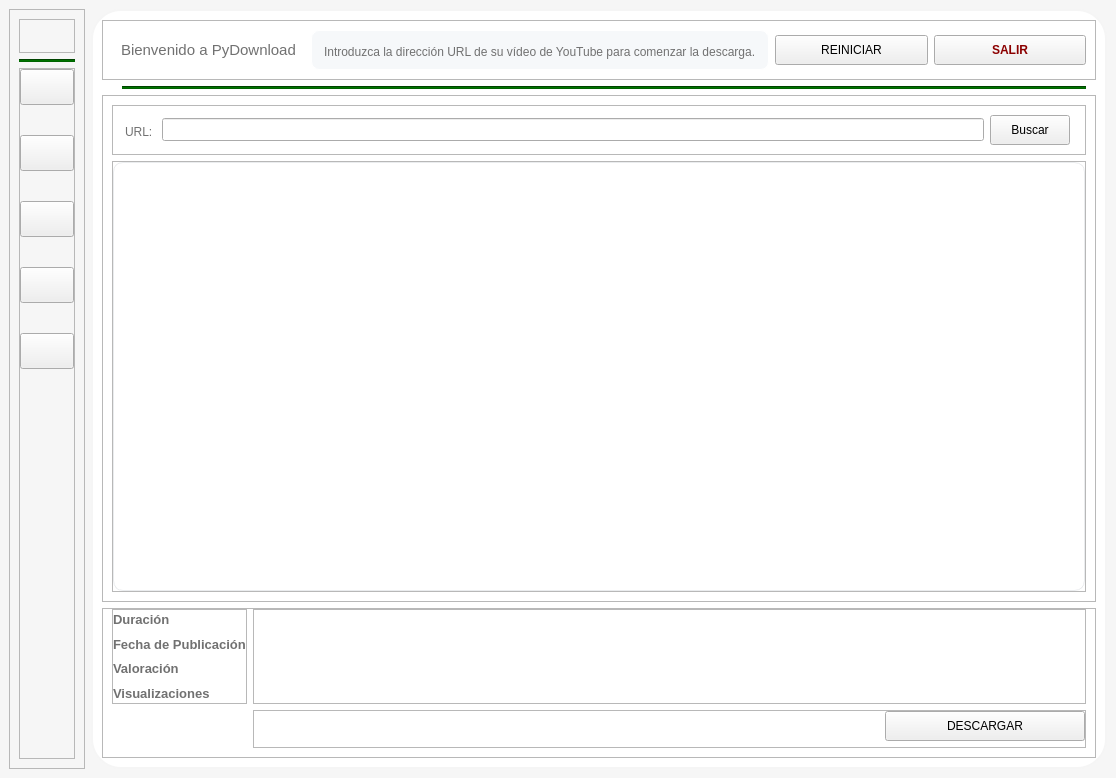
<?xml version="1.0" encoding="UTF-8"?>
<ui version="4.0">
 <class>MainWindow</class>
 <widget class="QMainWindow" name="MainWindow">
  <property name="geometry">
   <rect>
    <x>0</x>
    <y>0</y>
    <width>1116</width>
    <height>778</height>
   </rect>
  </property>
  <property name="font">
   <font/>
  </property>
  <property name="windowTitle">
   <string>PyDownload</string>
  </property>
  <widget class="QWidget" name="centralwidget">
   <property name="styleSheet">
    <string notr="true">QWidget#centralwidget{
	background:  #F6F6F6;
}</string>
   </property>
   <layout class="QGridLayout" name="gridLayout">
    <item row="0" column="0" rowspan="3">
     <widget class="QFrame" name="sidebar_frame">
      <property name="maximumSize">
       <size>
        <width>92</width>
        <height>16777215</height>
       </size>
      </property>
      <property name="frameShape">
       <enum>QFrame::StyledPanel</enum>
      </property>
      <property name="frameShadow">
       <enum>QFrame::Raised</enum>
      </property>
      <layout class="QVBoxLayout" name="verticalLayout">
       <item>
        <widget class="QFrame" name="sidebar_logo_frame">
         <property name="maximumSize">
          <size>
           <width>16777215</width>
           <height>64</height>
          </size>
         </property>
         <property name="frameShape">
          <enum>QFrame::StyledPanel</enum>
         </property>
         <property name="frameShadow">
          <enum>QFrame::Raised</enum>
         </property>
         <layout class="QVBoxLayout" name="verticalLayout_2">
          <item>
           <widget class="QLabel" name="logo">
            <property name="text">
             <string/>
            </property>
            <property name="pixmap">
             <pixmap resource="../images.qrc">:/res/images/download.png</pixmap>
            </property>
            <property name="scaledContents">
             <bool>true</bool>
            </property>
           </widget>
          </item>
         </layout>
        </widget>
       </item>
       <item>
        <widget class="Line" name="sidebar_line">
         <property name="styleSheet">
          <string notr="true">background: darkgreen;</string>
         </property>
         <property name="orientation">
          <enum>Qt::Horizontal</enum>
         </property>
        </widget>
       </item>
       <item>
        <widget class="QFrame" name="sidebar_buttons_frame">
         <property name="frameShape">
          <enum>QFrame::StyledPanel</enum>
         </property>
         <property name="frameShadow">
          <enum>QFrame::Raised</enum>
         </property>
         <layout class="QVBoxLayout" name="verticalLayout_7">
          <property name="spacing">
           <number>30</number>
          </property>
          <property name="leftMargin">
           <number>0</number>
          </property>
          <property name="topMargin">
           <number>0</number>
          </property>
          <property name="rightMargin">
           <number>0</number>
          </property>
          <property name="bottomMargin">
           <number>0</number>
          </property>
          <item>
           <widget class="QPushButton" name="home_button">
            <property name="toolTip">
             <string>Inicio</string>
            </property>
            <property name="styleSheet">
             <string notr="true">padding: 10px;</string>
            </property>
            <property name="text">
             <string/>
            </property>
            <property name="icon">
             <iconset resource="../images.qrc">
              <normaloff>:/res/images/home.png</normaloff>:/res/images/home.png</iconset>
            </property>
            <property name="iconSize">
             <size>
              <width>32</width>
              <height>32</height>
             </size>
            </property>
           </widget>
          </item>
          <item>
           <widget class="QPushButton" name="download_manager_button">
            <property name="toolTip">
             <string>Descargas en curso</string>
            </property>
            <property name="styleSheet">
             <string notr="true">padding: 10px;</string>
            </property>
            <property name="text">
             <string/>
            </property>
            <property name="icon">
             <iconset resource="../images.qrc">
              <normaloff>:/res/images/manager.png</normaloff>:/res/images/manager.png</iconset>
            </property>
            <property name="iconSize">
             <size>
              <width>32</width>
              <height>32</height>
             </size>
            </property>
           </widget>
          </item>
          <item>
           <widget class="QPushButton" name="download_history_button">
            <property name="toolTip">
             <string>Historial de descargas</string>
            </property>
            <property name="styleSheet">
             <string notr="true">padding: 10px;</string>
            </property>
            <property name="text">
             <string/>
            </property>
            <property name="icon">
             <iconset resource="../images.qrc">
              <normaloff>:/res/images/history.png</normaloff>:/res/images/history.png</iconset>
            </property>
            <property name="iconSize">
             <size>
              <width>32</width>
              <height>32</height>
             </size>
            </property>
           </widget>
          </item>
          <item>
           <widget class="QPushButton" name="settings_button">
            <property name="toolTip">
             <string>Configuración</string>
            </property>
            <property name="styleSheet">
             <string notr="true">padding: 10px;</string>
            </property>
            <property name="text">
             <string/>
            </property>
            <property name="icon">
             <iconset resource="../images.qrc">
              <normaloff>:/res/images/setting.png</normaloff>:/res/images/setting.png</iconset>
            </property>
            <property name="iconSize">
             <size>
              <width>32</width>
              <height>32</height>
             </size>
            </property>
           </widget>
          </item>
          <item>
           <widget class="QPushButton" name="about_button">
            <property name="toolTip">
             <string>Acerca de la app</string>
            </property>
            <property name="styleSheet">
             <string notr="true">padding: 10px;</string>
            </property>
            <property name="text">
             <string/>
            </property>
            <property name="icon">
             <iconset resource="../images.qrc">
              <normaloff>:/res/images/about.png</normaloff>:/res/images/about.png</iconset>
            </property>
            <property name="iconSize">
             <size>
              <width>32</width>
              <height>32</height>
             </size>
            </property>
           </widget>
          </item>
          <item>
           <spacer name="verticalSpacer">
            <property name="orientation">
             <enum>Qt::Vertical</enum>
            </property>
            <property name="sizeHint" stdset="0">
             <size>
              <width>20</width>
              <height>320</height>
             </size>
            </property>
           </spacer>
          </item>
         </layout>
        </widget>
       </item>
      </layout>
     </widget>
    </item>
    <item row="0" column="1" rowspan="3">
     <widget class="QFrame" name="content_container_frame">
      <property name="styleSheet">
       <string notr="true">QFrame#content_container_frame{
	border: 2px solid whitesmoke;
	border-radius: 30px;
	background: white;
}</string>
      </property>
      <property name="frameShape">
       <enum>QFrame::StyledPanel</enum>
      </property>
      <property name="frameShadow">
       <enum>QFrame::Raised</enum>
      </property>
      <layout class="QVBoxLayout" name="verticalLayout_3">
       <item>
        <widget class="QFrame" name="header_frame">
         <property name="maximumSize">
          <size>
           <width>16777215</width>
           <height>60</height>
          </size>
         </property>
         <property name="frameShape">
          <enum>QFrame::StyledPanel</enum>
         </property>
         <property name="frameShadow">
          <enum>QFrame::Raised</enum>
         </property>
         <layout class="QHBoxLayout" name="horizontalLayout_2">
          <item>
           <widget class="QFrame" name="welcome_label_frame">
            <property name="maximumSize">
             <size>
              <width>200</width>
              <height>16777215</height>
             </size>
            </property>
            <layout class="QHBoxLayout" name="horizontalLayout_4">
             <item>
              <widget class="QLabel" name="welcome_label">
               <property name="font">
                <font/>
               </property>
               <property name="text">
                <string>&lt;html&gt;&lt;head/&gt;&lt;body&gt;&lt;p&gt;&lt;span style=&quot; font-size:11pt; color:#717171;&quot;&gt;Bienvenido a PyDownload&lt;/span&gt;&lt;/p&gt;&lt;/body&gt;&lt;/html&gt;</string>
               </property>
              </widget>
             </item>
            </layout>
           </widget>
          </item>
          <item>
           <widget class="QFrame" name="status_label_frame">
            <property name="styleSheet">
             <string notr="true">QFrame#status_label_frame{
	border: 1px solid white;
	border-radius: 8px;
	background-color: #F6F8FA;
}</string>
            </property>
            <property name="frameShape">
             <enum>QFrame::StyledPanel</enum>
            </property>
            <property name="frameShadow">
             <enum>QFrame::Raised</enum>
            </property>
            <layout class="QHBoxLayout" name="horizontalLayout_5">
             <property name="topMargin">
              <number>0</number>
             </property>
             <property name="bottomMargin">
              <number>0</number>
             </property>
             <item>
              <widget class="QLabel" name="status_label">
               <property name="font">
                <font/>
               </property>
               <property name="styleSheet">
                <string notr="true">QLabel#status_label{
	margin-top: 5px;
}</string>
               </property>
               <property name="text">
                <string>&lt;html&gt;&lt;head/&gt;&lt;body&gt;&lt;p&gt;&lt;span style=&quot; color:#717171;&quot;&gt;Introduzca la dirección URL de su vídeo de YouTube para comenzar la descarga.&lt;/span&gt;&lt;/p&gt;&lt;/body&gt;&lt;/html&gt;</string>
               </property>
              </widget>
             </item>
            </layout>
           </widget>
          </item>
          <item>
           <widget class="QPushButton" name="restart_push_button">
            <property name="minimumSize">
             <size>
              <width>0</width>
              <height>30</height>
             </size>
            </property>
            <property name="font">
             <font/>
            </property>
            <property name="toolTip">
             <string>Reiniciar la aplicación</string>
            </property>
            <property name="text">
             <string>REINICIAR</string>
            </property>
           </widget>
          </item>
          <item>
           <widget class="QPushButton" name="exit_push_button">
            <property name="minimumSize">
             <size>
              <width>0</width>
              <height>30</height>
             </size>
            </property>
            <property name="font">
             <font>
              <bold>true</bold>
             </font>
            </property>
            <property name="toolTip">
             <string>Salir de la aplicación</string>
            </property>
            <property name="styleSheet">
             <string notr="true">color: darkred;</string>
            </property>
            <property name="text">
             <string>SALIR</string>
            </property>
           </widget>
          </item>
         </layout>
        </widget>
       </item>
       <item>
        <widget class="Line" name="header_line">
         <property name="styleSheet">
          <string notr="true">background-color: darkgreen;
margin-left: 20px;
margin-right: 10px;</string>
         </property>
         <property name="orientation">
          <enum>Qt::Horizontal</enum>
         </property>
        </widget>
       </item>
       <item>
        <widget class="QFrame" name="middle_frame">
         <property name="frameShape">
          <enum>QFrame::StyledPanel</enum>
         </property>
         <property name="frameShadow">
          <enum>QFrame::Raised</enum>
         </property>
         <layout class="QVBoxLayout" name="verticalLayout_4">
          <item>
           <widget class="QFrame" name="url_input_frame">
            <property name="maximumSize">
             <size>
              <width>16777215</width>
              <height>50</height>
             </size>
            </property>
            <property name="font">
             <font/>
            </property>
            <property name="frameShape">
             <enum>QFrame::StyledPanel</enum>
            </property>
            <property name="frameShadow">
             <enum>QFrame::Raised</enum>
            </property>
            <layout class="QHBoxLayout" name="horizontalLayout_3">
             <item>
              <widget class="QLabel" name="url_label">
               <property name="font">
                <font/>
               </property>
               <property name="styleSheet">
                <string notr="true">margin-top: 5px;</string>
               </property>
               <property name="text">
                <string>&lt;html&gt;&lt;head/&gt;&lt;body&gt;&lt;p&gt;&lt;span style=&quot; color:#717171;&quot;&gt;URL:&lt;/span&gt;&lt;/p&gt;&lt;/body&gt;&lt;/html&gt;</string>
               </property>
              </widget>
             </item>
             <item>
              <widget class="QLineEdit" name="url_input">
               <property name="font">
                <font>
                 <pointsize>10</pointsize>
                </font>
               </property>
               <property name="styleSheet">
                <string notr="true">color: darkgreen;</string>
               </property>
              </widget>
             </item>
             <item>
              <widget class="QPushButton" name="search_button">
               <property name="minimumSize">
                <size>
                 <width>0</width>
                 <height>30</height>
                </size>
               </property>
               <property name="font">
                <font/>
               </property>
               <property name="toolTip">
                <string>Buscar y validar</string>
               </property>
               <property name="text">
                <string>Buscar</string>
               </property>
              </widget>
             </item>
             <item>
              <widget class="QLabel" name="title_label">
               <property name="font">
                <font>
                 <bold>true</bold>
                </font>
               </property>
               <property name="styleSheet">
                <string notr="true">color: #717171;</string>
               </property>
               <property name="text">
                <string>&lt;html&gt;&lt;head/&gt;&lt;body&gt;&lt;p&gt;&lt;br/&gt;&lt;/p&gt;&lt;/body&gt;&lt;/html&gt;</string>
               </property>
              </widget>
             </item>
            </layout>
           </widget>
          </item>
          <item>
           <widget class="QFrame" name="video_preview_frame">
            <property name="frameShape">
             <enum>QFrame::StyledPanel</enum>
            </property>
            <property name="frameShadow">
             <enum>QFrame::Raised</enum>
            </property>
            <layout class="QHBoxLayout" name="horizontalLayout_6">
             <property name="leftMargin">
              <number>0</number>
             </property>
             <property name="topMargin">
              <number>0</number>
             </property>
             <property name="rightMargin">
              <number>0</number>
             </property>
             <property name="bottomMargin">
              <number>0</number>
             </property>
             <item>
              <widget class="QWidget" name="video_preview_widget" native="true">
               <property name="styleSheet">
                <string notr="true">QWidget#video_preview_widget{
	border: 1px solid rgb(234, 236, 238);
	border-radius: 10px;
}</string>
               </property>
              </widget>
             </item>
            </layout>
           </widget>
          </item>
         </layout>
        </widget>
       </item>
       <item>
        <widget class="QFrame" name="footer_frame">
         <property name="maximumSize">
          <size>
           <width>16777215</width>
           <height>150</height>
          </size>
         </property>
         <property name="frameShape">
          <enum>QFrame::StyledPanel</enum>
         </property>
         <property name="frameShadow">
          <enum>QFrame::Raised</enum>
         </property>
         <layout class="QGridLayout" name="gridLayout_2">
          <property name="topMargin">
           <number>0</number>
          </property>
          <item row="0" column="1">
           <widget class="QFrame" name="details_frame">
            <property name="frameShape">
             <enum>QFrame::StyledPanel</enum>
            </property>
            <property name="frameShadow">
             <enum>QFrame::Raised</enum>
            </property>
            <layout class="QVBoxLayout" name="verticalLayout_6">
             <property name="spacing">
              <number>0</number>
             </property>
             <property name="leftMargin">
              <number>0</number>
             </property>
             <property name="topMargin">
              <number>0</number>
             </property>
             <property name="rightMargin">
              <number>0</number>
             </property>
             <property name="bottomMargin">
              <number>0</number>
             </property>
             <item>
              <widget class="QLabel" name="lenght_label">
               <property name="font">
                <font>
                 <pointsize>10</pointsize>
                </font>
               </property>
               <property name="text">
                <string>&lt;html&gt;&lt;head/&gt;&lt;body&gt;&lt;p&gt;&lt;br/&gt;&lt;/p&gt;&lt;/body&gt;&lt;/html&gt;</string>
               </property>
              </widget>
             </item>
             <item>
              <widget class="QLabel" name="publish_date_label">
               <property name="font">
                <font>
                 <pointsize>10</pointsize>
                </font>
               </property>
               <property name="text">
                <string>&lt;html&gt;&lt;head/&gt;&lt;body&gt;&lt;p&gt;&lt;br/&gt;&lt;/p&gt;&lt;/body&gt;&lt;/html&gt;</string>
               </property>
              </widget>
             </item>
             <item>
              <widget class="QLabel" name="rating_label">
               <property name="font">
                <font>
                 <pointsize>10</pointsize>
                </font>
               </property>
               <property name="text">
                <string>&lt;html&gt;&lt;head/&gt;&lt;body&gt;&lt;p&gt;&lt;br/&gt;&lt;/p&gt;&lt;/body&gt;&lt;/html&gt;</string>
               </property>
              </widget>
             </item>
             <item>
              <widget class="QLabel" name="views_label">
               <property name="font">
                <font>
                 <pointsize>10</pointsize>
                </font>
               </property>
               <property name="text">
                <string>&lt;html&gt;&lt;head/&gt;&lt;body&gt;&lt;p&gt;&lt;br/&gt;&lt;/p&gt;&lt;/body&gt;&lt;/html&gt;</string>
               </property>
              </widget>
             </item>
            </layout>
           </widget>
          </item>
          <item row="0" column="0">
           <widget class="QFrame" name="details_labels_frame">
            <property name="frameShape">
             <enum>QFrame::StyledPanel</enum>
            </property>
            <property name="frameShadow">
             <enum>QFrame::Raised</enum>
            </property>
            <layout class="QVBoxLayout" name="verticalLayout_5">
             <property name="leftMargin">
              <number>0</number>
             </property>
             <property name="topMargin">
              <number>0</number>
             </property>
             <property name="rightMargin">
              <number>0</number>
             </property>
             <property name="bottomMargin">
              <number>0</number>
             </property>
             <item>
              <widget class="QLabel" name="llabel">
               <property name="font">
                <font/>
               </property>
               <property name="text">
                <string>&lt;html&gt;&lt;head/&gt;&lt;body&gt;&lt;p&gt;&lt;span style=&quot; font-size:10pt; font-weight:700; color:#717171;&quot;&gt;Duración&lt;/span&gt;&lt;/p&gt;&lt;/body&gt;&lt;/html&gt;</string>
               </property>
              </widget>
             </item>
             <item>
              <widget class="QLabel" name="pdlabel">
               <property name="font">
                <font/>
               </property>
               <property name="text">
                <string>&lt;html&gt;&lt;head/&gt;&lt;body&gt;&lt;p&gt;&lt;span style=&quot; font-size:10pt; font-weight:700; color:#717171;&quot;&gt;Fecha de Publicación&lt;/span&gt;&lt;/p&gt;&lt;/body&gt;&lt;/html&gt;</string>
               </property>
              </widget>
             </item>
             <item>
              <widget class="QLabel" name="rlabel">
               <property name="font">
                <font/>
               </property>
               <property name="text">
                <string>&lt;html&gt;&lt;head/&gt;&lt;body&gt;&lt;p&gt;&lt;span style=&quot; font-size:10pt; font-weight:700; color:#717171;&quot;&gt;Valoración&lt;/span&gt;&lt;/p&gt;&lt;/body&gt;&lt;/html&gt;</string>
               </property>
              </widget>
             </item>
             <item>
              <widget class="QLabel" name="vlabel">
               <property name="font">
                <font/>
               </property>
               <property name="text">
                <string>&lt;html&gt;&lt;head/&gt;&lt;body&gt;&lt;p&gt;&lt;span style=&quot; font-size:10pt; font-weight:700; color:#717171;&quot;&gt;Visualizaciones&lt;/span&gt;&lt;/p&gt;&lt;/body&gt;&lt;/html&gt;</string>
               </property>
              </widget>
             </item>
            </layout>
           </widget>
          </item>
          <item row="1" column="1">
           <widget class="QFrame" name="download_button_frame">
            <property name="frameShape">
             <enum>QFrame::StyledPanel</enum>
            </property>
            <property name="frameShadow">
             <enum>QFrame::Raised</enum>
            </property>
            <layout class="QHBoxLayout" name="horizontalLayout">
             <property name="leftMargin">
              <number>0</number>
             </property>
             <property name="topMargin">
              <number>0</number>
             </property>
             <property name="rightMargin">
              <number>0</number>
             </property>
             <property name="bottomMargin">
              <number>6</number>
             </property>
             <item>
              <spacer name="horizontalSpacer">
               <property name="orientation">
                <enum>Qt::Horizontal</enum>
               </property>
               <property name="sizeHint" stdset="0">
                <size>
                 <width>40</width>
                 <height>20</height>
                </size>
               </property>
              </spacer>
             </item>
             <item>
              <widget class="QPushButton" name="download_button">
               <property name="minimumSize">
                <size>
                 <width>200</width>
                 <height>30</height>
                </size>
               </property>
               <property name="maximumSize">
                <size>
                 <width>16777215</width>
                 <height>16777215</height>
                </size>
               </property>
               <property name="font">
                <font/>
               </property>
               <property name="toolTip">
                <string>Descargar</string>
               </property>
               <property name="text">
                <string>DESCARGAR</string>
               </property>
              </widget>
             </item>
            </layout>
           </widget>
          </item>
         </layout>
        </widget>
       </item>
      </layout>
     </widget>
    </item>
   </layout>
  </widget>
 </widget>
 <resources>
  <include location="../images.qrc"/>
 </resources>
 <connections/>
</ui>
